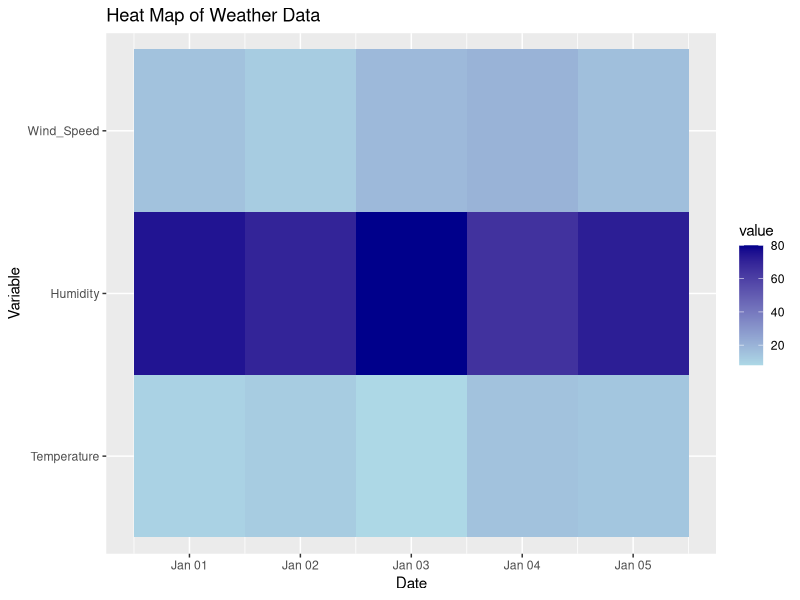
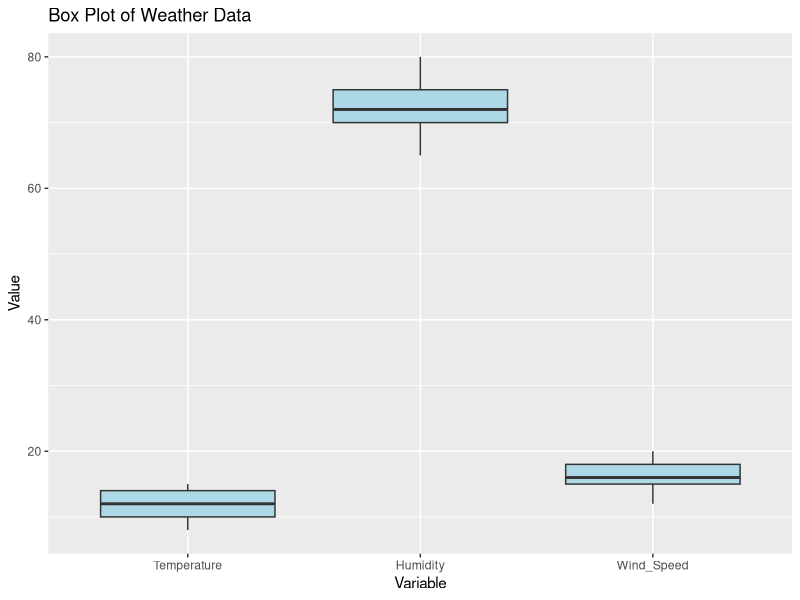
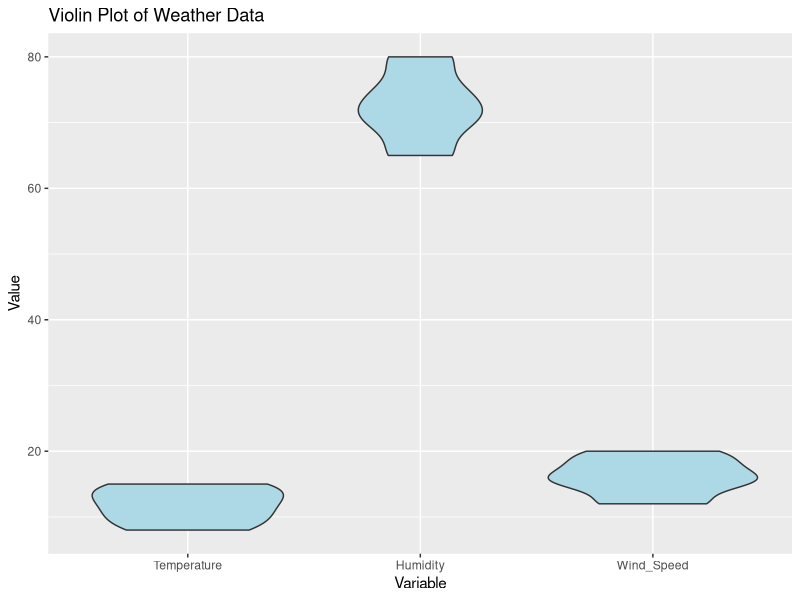

R code for these plots, in order:
# Install necessary packages
# install.packages("ggplot2")
# install.packages("reshape2")

library(ggplot2)
library(reshape2)

# Create weather data
weather_data <- data.frame(
  Date = as.Date(c("2023-01-01", "2023-01-02", "2023-01-03", "2023-01-04", "2023-01-05")),
  Temperature = c(10, 12, 8, 15, 14),
  Humidity = c(75, 70, 80, 65, 72),
  Wind_Speed = c(15, 12, 18, 20, 16)
)

# Melt the data for heatmap
melted_weather <- melt(weather_data, id.vars = "Date")

# Create Heat Map
ggplot(melted_weather, aes(x = Date, y = variable, fill = value)) +
  geom_tile() +
  labs(title = "Heat Map of Weather Data", x = "Date", y = "Variable") +
  scale_fill_gradient(low = "lightblue", high = "darkblue")
# Create Box Plot
ggplot(melted_weather, aes(x = variable, y = value)) +
  geom_boxplot(fill = "lightblue") +
  labs(title = "Box Plot of Weather Data", x = "Variable", y = "Value")
# Create Violin Plot
ggplot(melted_weather, aes(x = variable, y = value)) +
  geom_violin(fill = "lightblue") +
  labs(title = "Violin Plot of Weather Data", x = "Variable", y = "Value")

